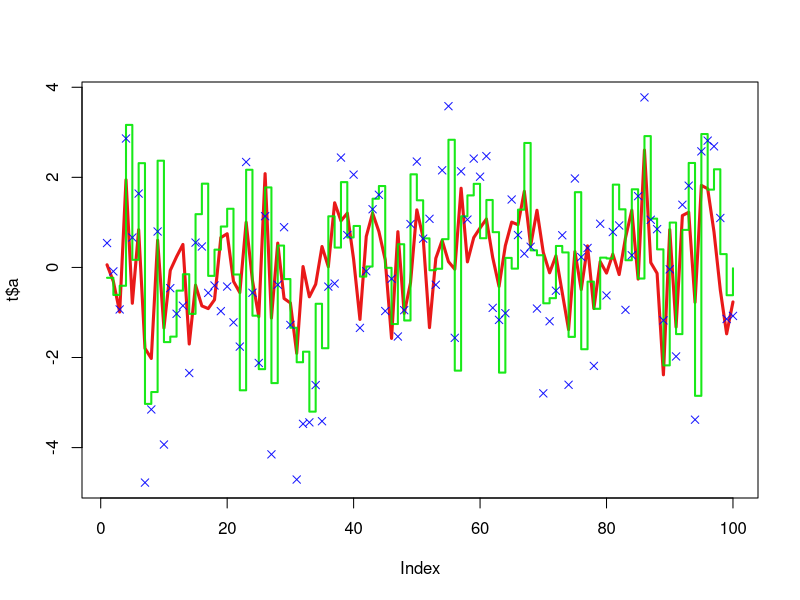

Write R code to recreate this figure.
x1<-rnorm(100)
x2<-rnorm(100)
x3<-rnorm(100)

t<- data.frame(a=x1, b=x1+x2, c=x1+x2+x3)

plot(t$a, type="l", ylim=range(t),
     lwd=3, col=rgb(0.9,0,0,0.9))
lines(t$b, type="s", lwd=2,
      col=rgb(0,0.9,0,0.9))
points(t$c, pch=4, cex=1,
       col=rgb(0,0,1,0.9))